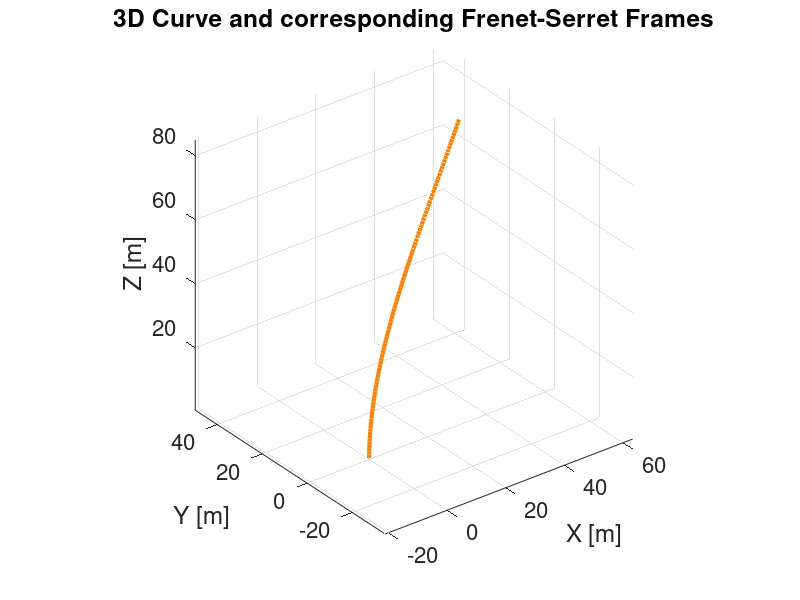

Source code (MATLAB): (Note: this script raises an error after producing the figure.)
%% Advanced Topics in Surgical Robotics - B Term 2019
%  Homework 2 - Problem 1 - Frenet-Serret Frames
clear, clc, close all


% Let's define a set of arc parameters to describe our curve
arcLength = 10e-3; %[m]
k         = 100;    % Curvature [m^-1]
tau       = 100;     % Torsional Profile [m^-1]

%% *** DO NOT TOUCH THE CODE IN THIS SECTION - SKIP TO LINE 42 ***

% Create lambda functions to represent local curvature and torsion along the curve
kFun   = @(s, arcLength) k .* ones(1,length(arcLength));
tauFun = @(s, arcLength) tau .* ones(1,length(arcLength));


% We will now write down the system of differential equations that define
% the Frenet-Serret frames.
% Note:
% t = [x(1) x(2) x(3)]
% n = [x(4) x(5) x(6)]
% b = [x(7) x(8) x(9)]
f = @(s,x) [kFun(s,arcLength)*x(4);
            kFun(s,arcLength)*x(5);
            kFun(s,arcLength)*x(6);
            -kFun(s,arcLength)*x(1) + tauFun(s,arcLength)*x(7);
            -kFun(s,arcLength)*x(2) + tauFun(s,arcLength)*x(8);
            -kFun(s,arcLength)*x(3) + tauFun(s,arcLength)*x(9);
            -tauFun(s,arcLength)*x(4);
            -tauFun(s,arcLength)*x(5);
            -tauFun(s,arcLength)*x(6)];

% Use ode45 to solve the above system of differential equations
[l,y] = ode45(f, ...      % differential equations to be solved
    0:1e-4:arcLength, ... % range where we wish to calculate the solution
    [0 0 1 1 0 0 0 1 0]); % initial conditions

% Extrapolate the t, n, and b vectors
t = [y(:,1) y(:,2) y(:,3)]'
n = [y(:,4) y(:,5) y(:,6)]';
b = [y(:,7) y(:,8) y(:,9)]';

%% Time to calculate the 3D coordinates of the points along the arc
arc = zeros(3, size(l, 1));
for i = 1:size(t,2)
   arc(:,i) = trapz(t(:,1:i)')
end
% YOUR CODE HERE


%% Make an animation showing the Frenet-Serret frames along the curve
figure
plot3(arc(1,:), arc(2,:), arc(3,:), 'LineWidth',3,'Color',(1/256)*[255 128 0]);
hold on, axis equal, grid on
xlabel('X [m]'), ylabel('Y [m]'), zlabel('Z [m]'),
set(gca,'FontSize',16);
title('3D Curve and corresponding Frenet-Serret Frames');

%triad('scale', 5e-3/2, 'linewidth', 2.5);
triad('scale', 10, 'linewidth', 2.5);
%h = triad('scale', 5e-3/2, 'linewidth', 2.5);
h = triad('scale', 10, 'linewidth', 2.5);


for ii = 2 : size(l, 1)
    rot = [n(:,ii) b(:,ii) t(:,ii)];
    transl = arc(:,ii);
    T = [rot transl; 0 0 0 1]
    
    h.Matrix = T;
    %set(h,'Matrix', T)
    pause(0.1);
    drawnow
end